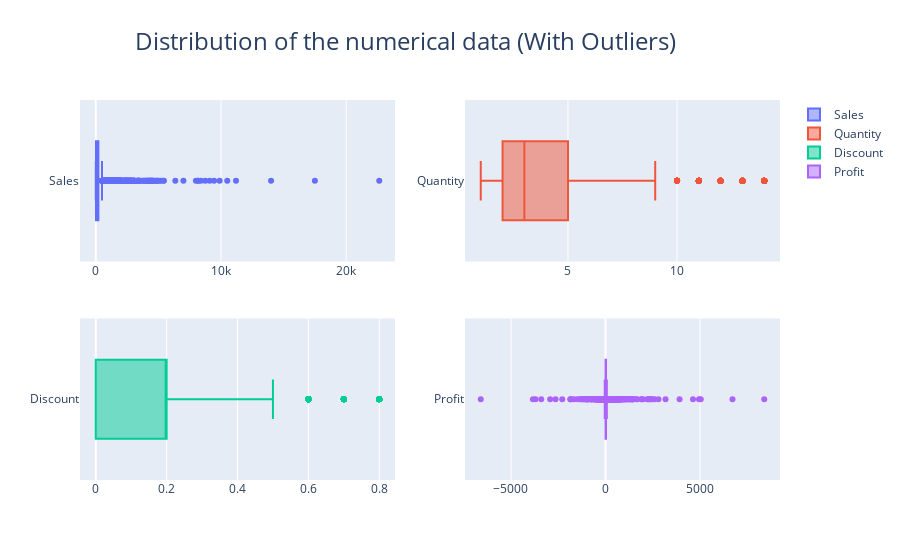

The cell this chart's notebook holds for it:
### Markdown cell above
Perform Distribution Analysis on sales, quantity, discount, and profit

### Code cell
sales = go.Box(x=df_k['Sales'],name='Sales')
Quantity = go.Box(x=df_k['Quantity'],name='Quantity')
Discount = go.Box(x=df_k['Discount'],name='Discount')
Profit = go.Box(x=df_k['Profit'],name='Profit')

fig = make_subplots(rows=2, cols=2)
fig.append_trace(sales, row = 1, col = 1)
fig.append_trace(Quantity, row = 1, col = 2)
fig.append_trace(Discount, row = 2, col = 1)
fig.append_trace(Profit, row = 2, col = 2)

fig.update_layout(
    title_text = 'Distribution of the numerical data (With Outliers)',
    title_font_size = 24,
    title_x=0.45)

fig.show()

### Figure 1 — Plotly figure (JSON) as saved in the notebook; plotly's stock layout.template omitted (floating-point values rounded to 4 significant figures; data arrays with more than 128 entries replaced by an {"elided": "..."} marker saying what was removed)
{"data": [{"name": "Sales", "type": "box", "x": {"elided": "9994 float values"}, "xaxis": "x", "yaxis": "y"}, {"name": "Quantity", "type": "box", "x": {"elided": "9994 int values"}, "xaxis": "x2", "yaxis": "y2"}, {"name": "Discount", "type": "box", "x": {"elided": "9994 float values"}, "xaxis": "x3", "yaxis": "y3"}, {"name": "Profit", "type": "box", "x": {"elided": "9994 float values"}, "xaxis": "x4", "yaxis": "y4"}], "layout": {"title": {"font": {"size": 24}, "text": "Distribution of the numerical data (With Outliers)", "x": 0.45}, "xaxis": {"anchor": "y", "domain": [0, 0.45]}, "xaxis2": {"anchor": "y2", "domain": [0.55, 1]}, "xaxis3": {"anchor": "y3", "domain": [0, 0.45]}, "xaxis4": {"anchor": "y4", "domain": [0.55, 1]}, "yaxis": {"anchor": "x", "domain": [0.575, 1]}, "yaxis2": {"anchor": "x2", "domain": [0.575, 1]}, "yaxis3": {"anchor": "x3", "domain": [0, 0.425]}, "yaxis4": {"anchor": "x4", "domain": [0, 0.425]}}}
